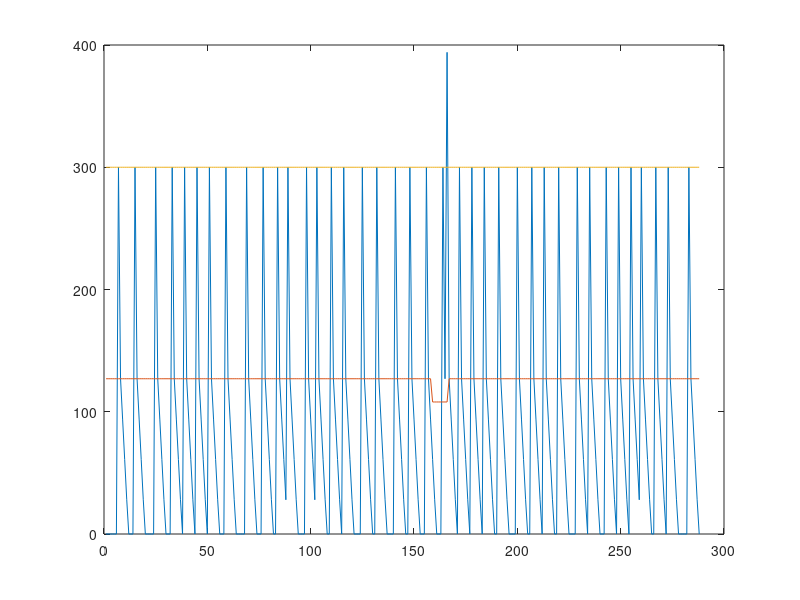

MATLAB code for this plot:
clc;
clear;

consumo_anno = 9600;
costo_mantenimento_unita = 16;
costo_ordinazione_lotto = 75;
giorni_anno = 288;
consumo_giornaliero = int8(consumo_anno / giorni_anno);
media_tempo_riordino = 5;
deviazione_std_riordino = 2;
scorta_iniziale = 0;

scorta = zeros(1, giorni_anno);
scorta(1, 1) = scorta_iniziale;

z = 1.65;   % Garantisce livello di servizio pari al 95%.

% Calcoliamo Q*:
Q_star = sqrt( (2 * costo_ordinazione_lotto * consumo_anno) / (costo_mantenimento_unita) );

tempo_riordino = zeros(1, giorni_anno);
rng(1, 'twister');
tempo_riordino_norm = randn(giorni_anno, 1);
for i = 1:giorni_anno
    tempo_riordino(1, i) = int8(tempo_riordino_norm(i, 1) * deviazione_std_riordino + media_tempo_riordino);
end
tempo_riordino(1, 1:2) = 6;

ordered = 0;
tempo_consegna_ordine = 0;
j = 1;
punto_riordino = zeros(1, giorni_anno);
for i = 1:giorni_anno

    punto_riordino(1, i) = consumo_giornaliero * tempo_riordino(1, j) + z * consumo_giornaliero * deviazione_std_riordino; 
    
    if i ~= 1 && scorta(1, i - 1) - consumo_giornaliero > 0
        scorta(1, i) = scorta(1, i - 1) - consumo_giornaliero;
    end

    if scorta(1, i) < punto_riordino(1, i) && ordered == 0
        tempo_consegna_ordine = i + tempo_riordino(1, j);
        ordered = 1;
        j = j + 1;
    end
    
    if i == tempo_consegna_ordine
        scorta(1, i) = scorta(1, i) + Q_star;
        ordered = 0;
    end
    
end

plot(1:giorni_anno, scorta, 1:giorni_anno, punto_riordino, 1:giorni_anno, Q_star*ones(1, giorni_anno));